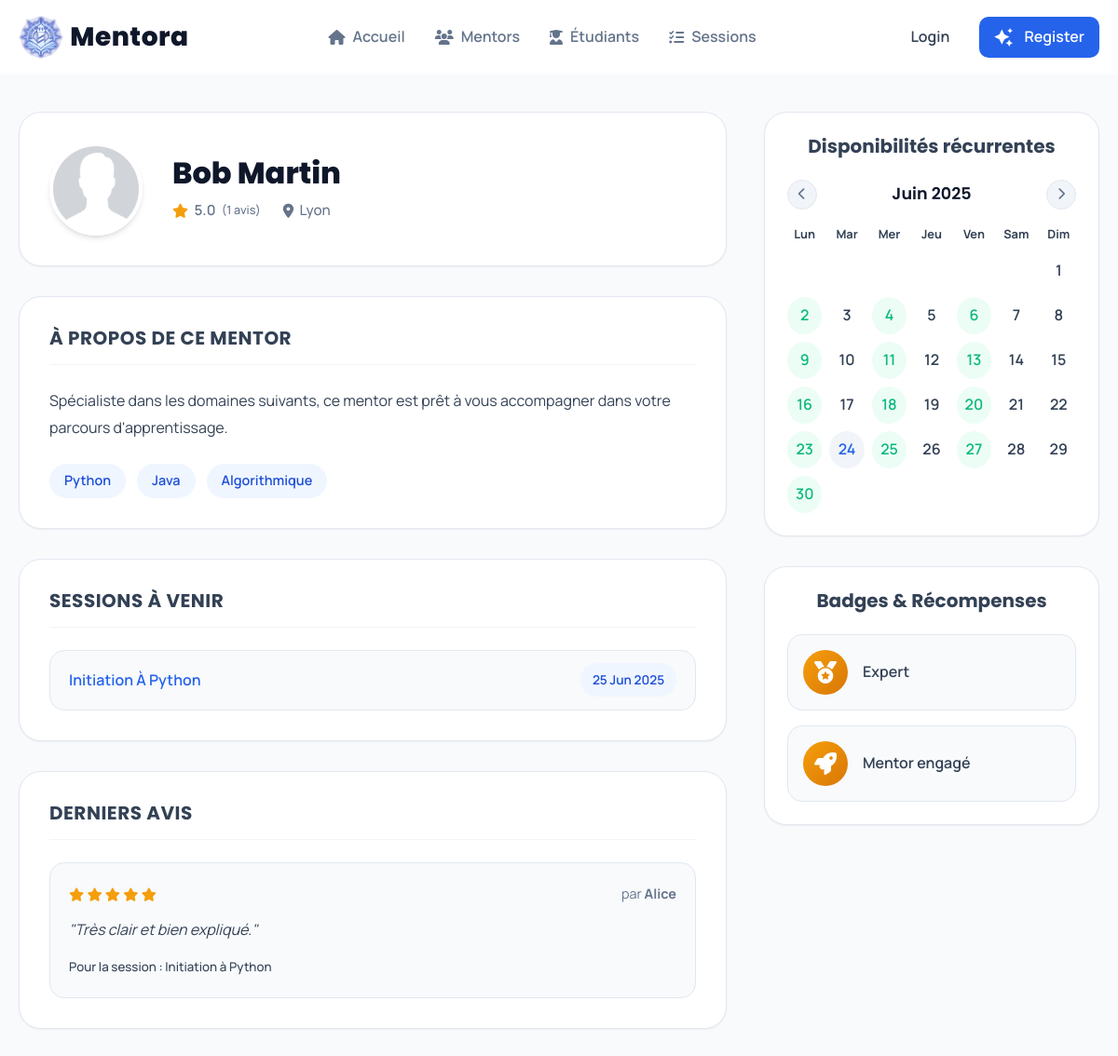
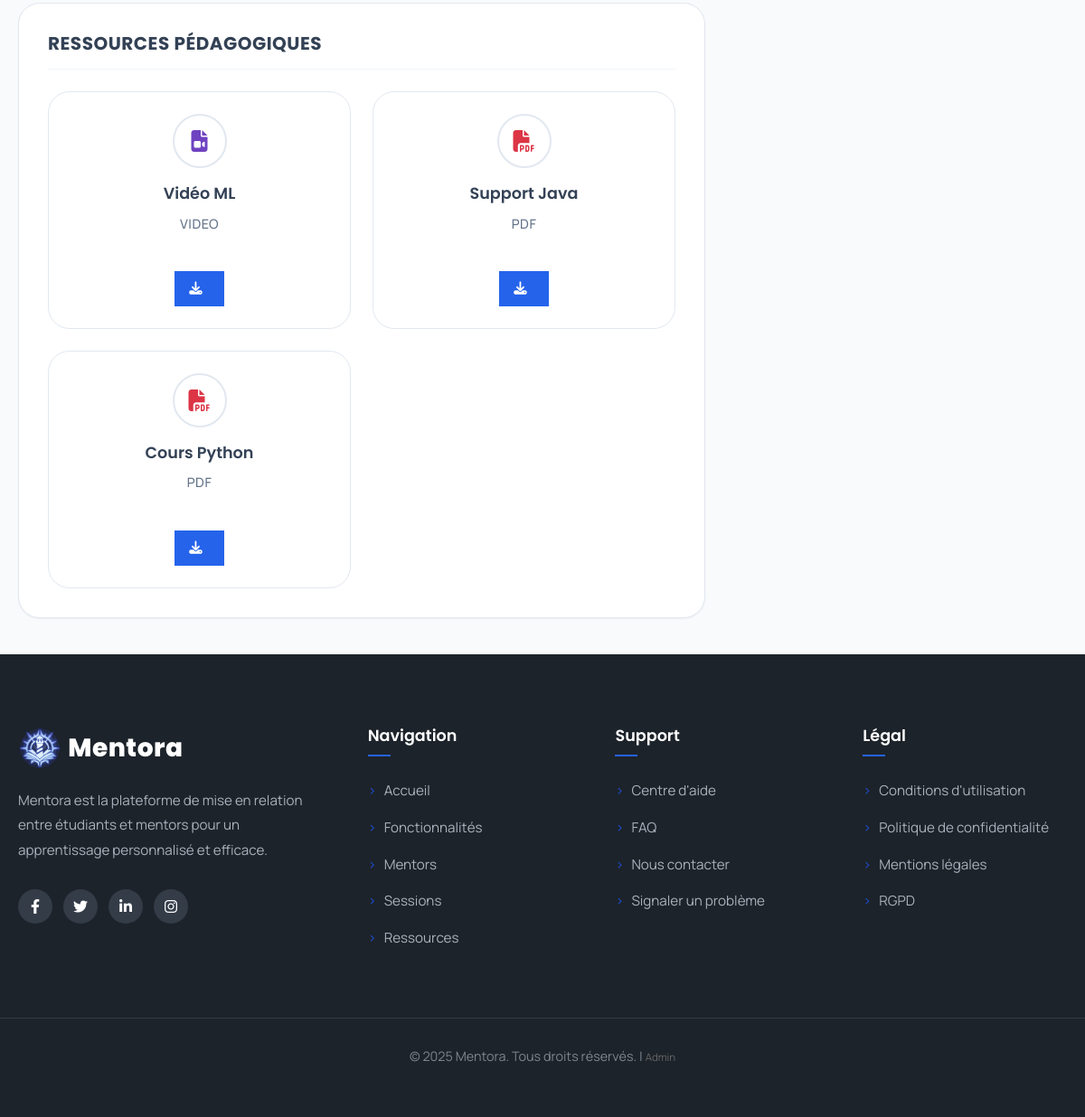
/mentor_profile.php?id=1, run on the app's committed database (2 pictures, top to bottom).
### tables this page shows
CREATE TABLE Mentor (
    idMentor INT AUTO_INCREMENT PRIMARY KEY,
    competences TEXT,
    idUtilisateur INT NOT NULL UNIQUE,
    FOREIGN KEY (idUtilisateur) REFERENCES Utilisateur(idUtilisateur)
        ON DELETE CASCADE ON UPDATE CASCADE
);

CREATE TABLE Utilisateur (
    idUtilisateur INT AUTO_INCREMENT PRIMARY KEY,
    nomUtilisateur VARCHAR(50) NOT NULL,
    prenomUtilisateur VARCHAR(50) NOT NULL,
    emailUtilisateur VARCHAR(200) NOT NULL UNIQUE,
    motDePasse VARCHAR(255) NOT NULL,
    role ENUM('etudiant', 'mentor') NOT NULL,
    ville VARCHAR(100),
    photoUrl VARCHAR(255) DEFAULT 'default_avatar.png',
    verified BOOLEAN NOT NULL DEFAULT FALSE,
    INDEX idx_email (emailUtilisateur)
);

CREATE TABLE Session (
    idSession INT AUTO_INCREMENT PRIMARY KEY,
    titreSession VARCHAR(150) NOT NULL,
    descriptionSession TEXT,
    sujet VARCHAR(100),
    dateSession DATE NOT NULL,
    heureSession TIME NOT NULL,
    statutSession ENUM('en_attente', 'validee', 'annulee', 'terminee', 'disponible') NOT NULL,
    lienReunion VARCHAR(255),
    typeSession ENUM('en_ligne', 'presentiel') DEFAULT 'en_ligne',
    tarifSession DECIMAL(10, 2) DEFAULT 0.00,
    duree_minutes INT,
    niveau VARCHAR(50),
    idEtudiantDemandeur INT,
    idMentorAnimateur INT,
    FOREIGN KEY (idEtudiantDemandeur) REFERENCES Etudiant(idEtudiant) ON DELETE SET NULL,
    FOREIGN KEY (idMentorAnimateur) REFERENCES Mentor(idMentor) ON DELETE SET NULL,
    INDEX idx_mentor_date (idMentorAnimateur, dateSession)
);

CREATE TABLE Participation (
    idParticipation INT AUTO_INCREMENT PRIMARY KEY,
    idEtudiant INT NOT NULL,
    idSession INT NOT NULL,
    notation INT CHECK (notation BETWEEN 1 AND 5),
    commentaire TEXT,
    FOREIGN KEY (idEtudiant) REFERENCES Etudiant(idEtudiant)
        ON DELETE CASCADE ON UPDATE CASCADE,
    FOREIGN KEY (idSession) REFERENCES Session(idSession)
        ON DELETE CASCADE ON UPDATE CASCADE
);

CREATE TABLE Ressource (
    idRessource INT AUTO_INCREMENT PRIMARY KEY,
    titreRessource VARCHAR(100) NOT NULL,
    cheminRessource VARCHAR(255) NOT NULL,
    typeFichier ENUM('pdf', 'docx', 'pptx', 'video', 'audio', 'image') NOT NULL,
    idUtilisateur INT NOT NULL,
    FOREIGN KEY (idUtilisateur) REFERENCES Utilisateur(idUtilisateur) ON DELETE CASCADE
);

CREATE TABLE Badge (
    idBadge INT AUTO_INCREMENT PRIMARY KEY,
    nomBadge VARCHAR(100) NOT NULL,
    descriptionBadge TEXT NOT NULL
);

### config/helpers.php (called while the page is built, shortened)
<?php
function get_profile_image_path($photoUrl) {
    $default_web_path = '../assets/images/default_avatar.png';
    return $default_web_path;
}
function get_file_icon_class($fileType) {
    switch (strtolower($fileType)) {
        case 'pdf':
            return 'fas fa-file-pdf';
        case 'video':
            return 'fas fa-file-video';
    }
}
?>

### public/mentor_profile.php (the view, shortened to what this page needs)
<?php
require '../config/config.php';
require '../config/helpers.php';
$mentorId = (int)$_GET['id'];
$stmt = $pdo->prepare("
    SELECT u.idUtilisateur, u.prenomUtilisateur, u.nomUtilisateur, u.ville, u.photoUrl, m.idMentor, m.competences,
           AVG(p.notation) AS average_rating, COUNT(DISTINCT p.idParticipation) AS review_count
    FROM Mentor m
    JOIN Utilisateur u ON m.idUtilisateur = u.idUtilisateur
    LEFT JOIN Session s ON s.idMentorAnimateur = m.idMentor
    LEFT JOIN Participation p ON p.idSession = s.idSession AND p.notation IS NOT NULL
    WHERE m.idMentor = :mentor_id
    GROUP BY u.idUtilisateur, m.idMentor, m.competences
");
$stmt->execute([':mentor_id' => $mentorId]);
$mentor = $stmt->fetch(PDO::FETCH_ASSOC);
$stmtDispo = $pdo->prepare("SELECT jourSemaine, TIME_FORMAT(heureDebut, '%H:%i') as heureDebut, TIME_FORMAT(heureFin, '%H:%i') as heureFin FROM Disponibilite WHERE idUtilisateur = :user_id ORDER BY FIELD(jourSemaine, 'lundi', 'mardi', 'mercredi', 'jeudi', 'vendredi', 'samedi', 'dimanche'), heureDebut");
$stmtDispo->execute([':user_id' => $mentor['idUtilisateur']]);
$availability_raw = $stmtDispo->fetchAll(PDO::FETCH_ASSOC);
$availability_grouped = [];
foreach ($availability_raw as $slot) {
    $availability_grouped[$slot['jourSemaine']][] = $slot['heureDebut'] . ' - ' . $slot['heureFin'];
}
$stmtSessions = $pdo->prepare("SELECT * FROM Session WHERE idMentorAnimateur = :mentor_id AND statutSession IN ('en_attente', 'validee') AND dateSession >= CURDATE() ORDER BY dateSession ASC, heureSession ASC LIMIT 5");
$stmtSessions->execute([':mentor_id' => $mentorId]);
$sessions = $stmtSessions->fetchAll(PDO::FETCH_ASSOC);
$badge_icons = ['Débutant' => 'fa-seedling', 'Mentor engagé' => 'fa-rocket', 'Assidu' => 'fa-calendar-check', 'Orateur' => 'fa-microphone-alt', 'Expert' => 'fa-medal'];
$stmtBadges = $pdo->prepare("SELECT b.nomBadge, b.descriptionBadge FROM Attribution a JOIN Badge b ON a.idBadge = b.idBadge WHERE a.idUtilisateur = :user_id ORDER BY a.dateAttribution DESC LIMIT 6");
$stmtBadges->execute([':user_id' => $mentor['idUtilisateur']]);
$badges = $stmtBadges->fetchAll(PDO::FETCH_ASSOC);
$stmtReviews = $pdo->prepare("
    SELECT p.notation, p.commentaire, s.titreSession, u_etudiant.prenomUtilisateur AS student_prenom
    FROM Participation p
    JOIN Session s ON p.idSession = s.idSession
    JOIN Etudiant e ON p.idEtudiant = e.idEtudiant
    JOIN Utilisateur u_etudiant ON e.idUtilisateur = u_etudiant.idUtilisateur
    WHERE s.idMentorAnimateur = :mentor_id AND p.commentaire IS NOT NULL AND p.commentaire != ''
    ORDER BY s.dateSession DESC
    LIMIT 4
");
$stmtReviews->execute([':mentor_id' => $mentorId]);
$reviews = $stmtReviews->fetchAll(PDO::FETCH_ASSOC);
$stmtResources = $pdo->prepare("
    SELECT idRessource, titreRessource, cheminRessource, typeFichier
    FROM Ressource
    WHERE idUtilisateur = :user_id
    ORDER BY idRessource DESC
    LIMIT 6
");
$stmtResources->execute([':user_id' => $mentor['idUtilisateur']]);
$resources = $stmtResources->fetchAll(PDO::FETCH_ASSOC);
require_once '../includes/header.php';
?>
<link rel="stylesheet" href="../assets/css/profile.css?v=<?php echo time(); ?>">
<main class="profile-page-main">
    <div class="container">
        <div class="profile-container">
            <div class="profile-main-content">
                <div class="profile-header-card">
                    <img src="<?= get_profile_image_path($mentor['photoUrl']) ?>" alt="Photo de <?= htmlspecialchars($mentor['prenomUtilisateur']) ?>" class="profile-header-avatar">
                    <div class="profile-header-info">
                        <h1><?= htmlspecialchars($mentor['prenomUtilisateur'] . ' ' . $mentor['nomUtilisateur']) ?></h1>
                        <div class="profile-header-meta">
                            <div class="rating">
                                <i class="fas fa-star"></i>
                                <span><?= $mentor['review_count'] > 0 ? number_format($mentor['average_rating'], 1) : 'N/A'; ?></span>
                                <small>(<?= $mentor['review_count'] ?> avis)</small>
                            </div>
                            <?php if (!empty($mentor['ville'])): ?>
                                <div class="location"><i class="fas fa-map-marker-alt"></i> <?= htmlspecialchars($mentor['ville']) ?></div>
                            <?php endif; ?>
                        </div>
                    </div>
                </div>
                <div class="content-card">
                    <h2>À propos de ce mentor</h2>
                    <p>Spécialiste dans les domaines suivants, ce mentor est prêt à vous accompagner dans votre parcours d'apprentissage.</p>
                    <div class="tags-list">
                        <?php foreach (explode(',', $mentor['competences']) as $skill): ?>
                            <span class="tag"><?= htmlspecialchars(trim($skill)) ?></span>
                        <?php endforeach; ?>
                    </div>
                </div>
                <?php if (!empty($sessions)): ?>
                <div class="content-card">
                    <h2>Sessions à venir</h2>
                    <div class="schedule-list">
                        <?php foreach($sessions as $session): ?>
                            <a href="session_details.php?id=<?= $session['idSession'] ?>" class="schedule-item-link">
                                <div class="schedule-item">
                                    <span class="schedule-day"><?= htmlspecialchars($session['titreSession']) ?></span>
                                    <span class="schedule-tag"><?= date('d M Y', strtotime($session['dateSession'])) ?></span>
                                </div>
                            </a>
                        <?php endforeach; ?>
                    </div>
                </div>
                <?php endif; ?>
                <?php if (!empty($reviews)): ?>
                <div class="content-card">
                    <h2>Derniers avis</h2>
                    <div class="reviews-list">
                        <?php foreach($reviews as $review): ?>
                        <div class="review-card">
                            <div class="review-header">
                                <div class="review-rating">
                                    <?php for($i = 1; $i <= 5; $i++): ?>
                                        <i class="fas fa-star <?= ($i <= $review['notation']) ? 'filled' : '' ?>"></i>
                                    <?php endfor; ?>
                                </div>
                                <span class="review-author">par <strong><?= htmlspecialchars($review['student_prenom']) ?></strong></span>
                            </div>
                            <div class="review-body">
                                <p>"<?= htmlspecialchars($review['commentaire']) ?>"</p>
                                <small>Pour la session : <?= htmlspecialchars($review['titreSession']) ?></small>
                            </div>
                        </div>
                        <?php endforeach; ?>
                    </div>
                </div>
                <?php endif; ?>
                <?php if (!empty($resources)): ?>
                <div class="content-card">
                    <h2>Ressources Pédagogiques</h2>
                    <div class="resources-grid">
                        <?php foreach($resources as $resource): ?>
                            <div class="resource-item-profile">
                                <div class="resource-icon-container">
                                    <i class="resource-icon <?= get_file_icon_class($resource['typeFichier']) ?>"></i>
                                </div>
                                <div class="resource-content">
                                    <h4 class="resource-title"><?= htmlspecialchars($resource['titreRessource']) ?></h4>
                                    <p class="resource-type"><?= ucfirst($resource['typeFichier']) ?></p>
                                </div>
                                <div class="resource-actions">
                                    <a href="actions/download_resource.php?id=<?= $resource['idRessource'] ?>"
                                       class="resource-download-btn"
                                       title="Télécharger">
                                        <i class="fas fa-download"></i>
                                    </a>
                                </div>
                            </div>
                        <?php endforeach; ?>
                    </div>
                </div>
                <?php endif; ?>
            </div>
            <aside class="profile-sidebar">
                <?php if (!empty($availability_grouped)): ?>
                <div class="sidebar-card" id="availability-calendar-widget">
                    <h2>Disponibilités récurrentes</h2>
                    <div id="availability-calendar">
                        <div class="calendar-header">
                            <button id="prev-month-btn" aria-label="Mois précédent"><i class="fas fa-chevron-left"></i></button>
                            <h3 id="month-year-header"></h3>
                            <button id="next-month-btn" aria-label="Mois suivant"><i class="fas fa-chevron-right"></i></button>
                        </div>
                        <div class="calendar-grid">
                            <div class="day-name">Lun</div> <div class="day-name">Mar</div> <div class="day-name">Mer</div> <div class="day-name">Jeu</div> <div class="day-name">Ven</div> <div class="day-name">Sam</div> <div class="day-name">Dim</div>
                        </div>
                        <div class="calendar-grid" id="calendar-days-grid"></div>
                    </div>
                </div>
                <?php endif; ?>
                <?php if (!empty($badges)): ?>
                <div class="sidebar-card">
                    <h2>Badges & Récompenses</h2>
                    <div class="badges-list-sidebar">
                        <?php foreach ($badges as $badge): ?>
                            <div class="badge-item" data-tooltip="<?= htmlspecialchars($badge['descriptionBadge']) ?>">
                                <div class="badge-icon"><i class="fas <?= htmlspecialchars($badge_icons[$badge['nomBadge']] ?? 'fa-award') ?>"></i></div>
                                <div class="badge-info"><span><?= htmlspecialchars($badge['nomBadge']) ?></span></div>
                            </div>
                        <?php endforeach; ?>
                    </div>
                </div>
                <?php endif; ?>
            </aside>
        </div>
    </div>
</main>
<?php require_once '../includes/footer.php'; ?>

### data on the page
mentor: idUtilisateur.photoUrl (placeholder picture), idUtilisateur.nomUtilisateur "Bob Martin", idUtilisateur.ville "Lyon", competences "Python", competences "Java", competences "Algorithmique"
session: titreSession "Initiation À Python", dateSession "25 Jun 2025"
participation: notation 5 (drawn), utilisateur.prenomUtilisateur "Alice", commentaire "Très clair et bien expliqué.", idSession.titreSession "Initiation à Python"
ressource: titreRessource "Vidéo ML", typeFichier "VIDEO"
ressource: titreRessource "Support Java", typeFichier "PDF"
ressource: titreRessource "Cours Python", typeFichier "PDF"
badge: nomBadge "Expert"
badge: nomBadge "Mentor engagé"

### other printed values
$mentor['average_rating'] "5.0"
$mentor['review_count'] "1"
